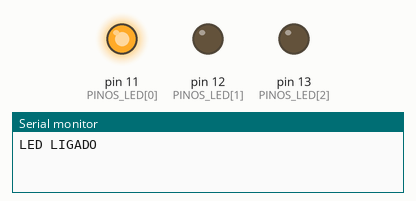
A sketch run on a simulated Arduino Uno, built with avr-gcc and run on an emulated ATmega328P. On the bench: output pins drawn as LEDs (lit = HIGH), the last lines printed to the serial monitor.

Above: at 0.5 s.
At 2.5 s:
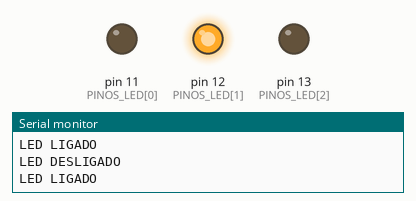
At 4.5 s:
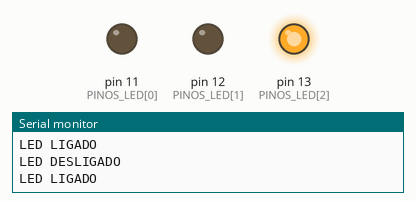
At 5.5 s:
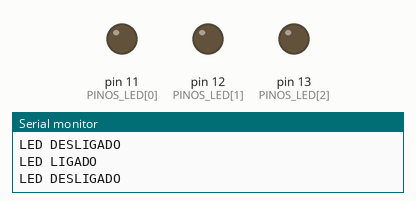
Timing chart, 0 to 7.8 s (numbered marks = the images above):
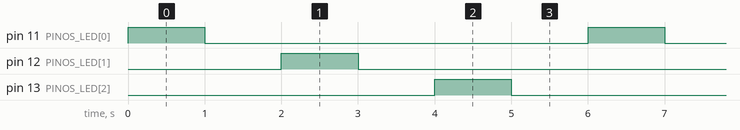

The sketch:

leds_um_por_vez.ino
```cpp
const int PINOS_LED[] = {11, 12, 13};
const int QTD_LEDS =
  sizeof(PINOS_LED) / sizeof(PINOS_LED[0]);

void setup() {
  Serial.begin(9600);
  for (int i = 0; i < QTD_LEDS; i++) {
    pinMode(PINOS_LED[i], OUTPUT);
  }
}

void loop() {
  for (int i = 0; i < QTD_LEDS; i++) {
    digitalWrite(PINOS_LED[i], HIGH);
    Serial.println("LED LIGADO");
    delay(1000);
    digitalWrite(PINOS_LED[i], LOW);
    Serial.println("LED DESLIGADO");
    delay(1000);
  }
}
```

Measured:
- by itself, pin 11 (PINOS_LED[0]), pin 12 (PINOS_LED[1]), pin 13 (PINOS_LED[2]): alternates HIGH for 1.0 s and LOW for 5.0 s
- by itself, everything shown: repeats every 6.0 s, in 6 steps
